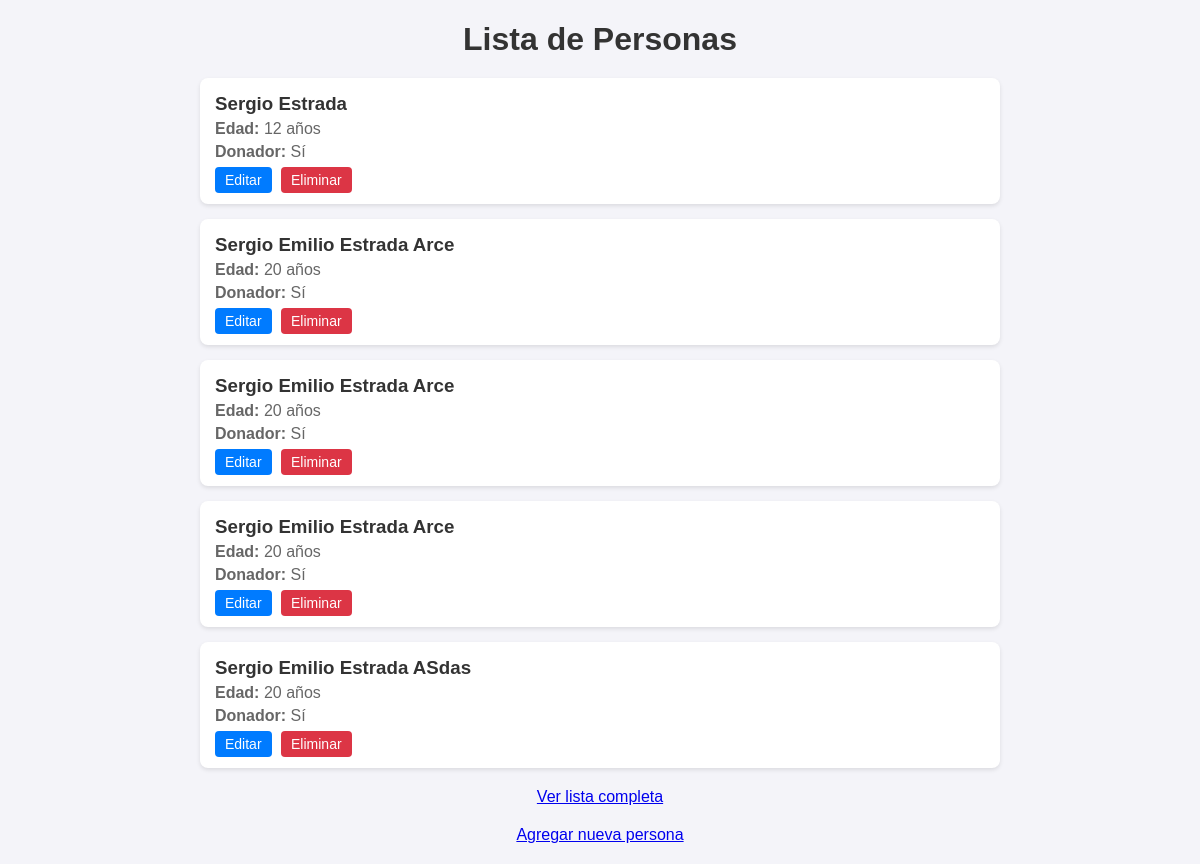
The page /lista/ on the database as committed earlier.
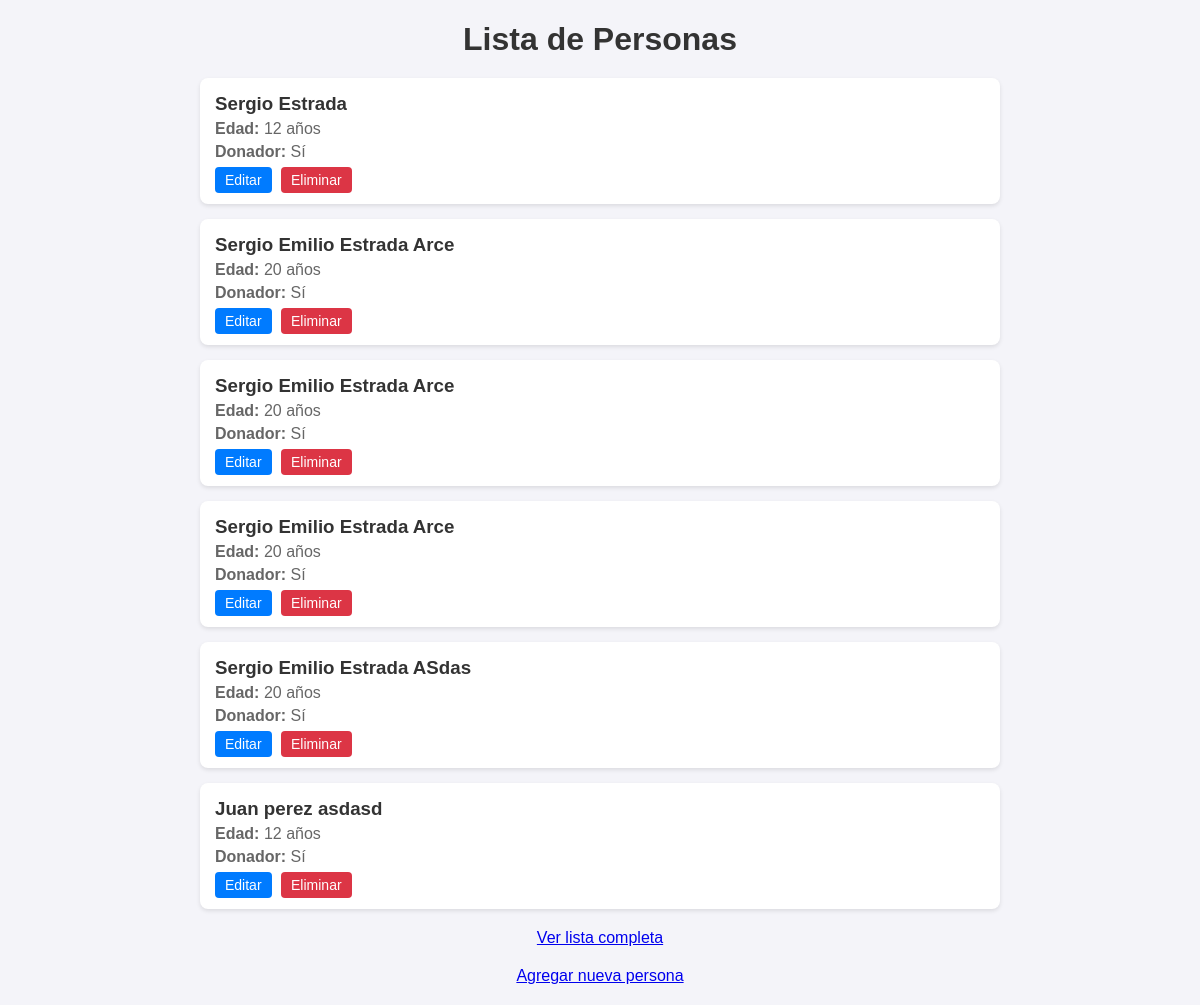
The same page on the database as committed later.
### personas/models.py (models this page shows)
class Persona(models.Model):
    nombres = models.CharField(max_length=100)
    apellidos = models.CharField(max_length=100)
    edad = models.IntegerField()
    donador = models.BooleanField(default=False)

### personas/views.py (the view)
# urls.py: path('lista/', personasListView, name='lista_personas'),
def personasListView(request):
    queryset = Persona.objects.all()
    context = {'object_list': queryset}
    return render(request, 'personas/personasLista.html', context)

### personas/templates/personas/personasLista.html (shortened to what this page needs)
{% load static %}
<!DOCTYPE html>
<html>
<head>
    <link rel="stylesheet" href="{% static 'css/styles.css' %}">
</head>
<body>
    <h1 class="titulo-lista">Lista de Personas</h1>
    <div class="lista-personas">
        {% for persona in object_list %}
            <div class="persona-card">
                <h3>{{ persona.nombres }} {{ persona.apellidos }}</h3>
                <p><strong>Edad:</strong> {{ persona.edad }} años</p>
                <p><strong>Donador:</strong> {% if persona.donador %}Sí{% else %}No{% endif %}</p>
                <div class="acciones">
                    <a href="{% url 'editar_persona' persona.id %}" class="editar">Editar</a>
                    <a href="{% url 'eliminar_persona' persona.id %}" class="eliminar">Eliminar</a>
                </div>
            </div>
        {% empty %}
            <p>No hay personas registradas.</p>
        {% endfor %}
    </div>
    <a href="{% url 'lista_personas' %}" class="boton-agregar">Ver lista completa</a>
    <a href="/anotherAdd/" class="boton-agregar">Agregar nueva persona</a>
</body>
</html>

Rows that differ between the two databases and show on the page:
added Persona: nombres "Juan perez", apellidos "asdasd", edad "12", donador "Sí"
